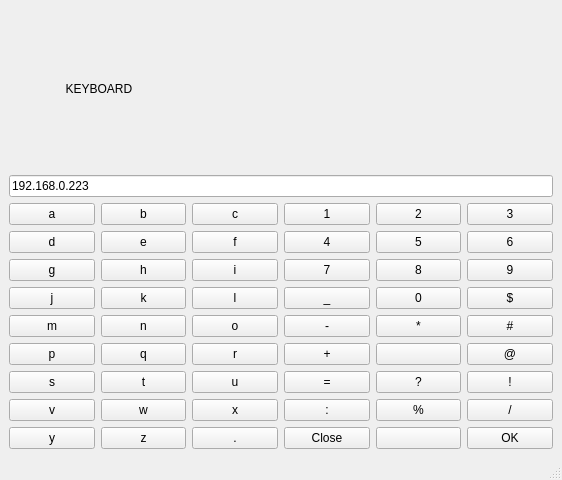
<?xml version="1.0" encoding="UTF-8"?>
<ui version="4.0">
 <class>KEYBOARD</class>
 <widget class="QMainWindow" name="KEYBOARD">
  <property name="geometry">
   <rect>
    <x>0</x>
    <y>0</y>
    <width>562</width>
    <height>480</height>
   </rect>
  </property>
  <property name="windowTitle">
   <string>MainWindow</string>
  </property>
  <widget class="QWidget" name="centralwidget">
   <layout class="QVBoxLayout" name="verticalLayout_2">
    <item>
     <layout class="QVBoxLayout" name="verticalLayout">
      <item>
       <widget class="QLabel" name="label">
        <property name="styleSheet">
         <string notr="true">font: 17pt &quot;Ubuntu&quot;;</string>
        </property>
        <property name="text">
         <string>                 KEYBOARD</string>
        </property>
       </widget>
      </item>
      <item>
       <widget class="QLineEdit" name="result_ip_address">
        <property name="styleSheet">
         <string notr="true">font: 14pt &quot;Ubuntu&quot;;</string>
        </property>
        <property name="text">
         <string>192.168.0.223</string>
        </property>
       </widget>
      </item>
      <item>
       <layout class="QGridLayout" name="gridLayout">
        <item row="0" column="4">
         <widget class="QPushButton" name="pushButton_2">
          <property name="styleSheet">
           <string notr="true">font: 13pt &quot;Ubuntu&quot;;</string>
          </property>
          <property name="text">
           <string>2</string>
          </property>
         </widget>
        </item>
        <item row="3" column="0">
         <widget class="QPushButton" name="j_pushButton">
          <property name="styleSheet">
           <string notr="true">font: 13pt &quot;Ubuntu&quot;;</string>
          </property>
          <property name="text">
           <string>j</string>
          </property>
         </widget>
        </item>
        <item row="7" column="0">
         <widget class="QPushButton" name="v_pushButton">
          <property name="styleSheet">
           <string notr="true">font: 13pt &quot;Ubuntu&quot;;</string>
          </property>
          <property name="text">
           <string>v</string>
          </property>
         </widget>
        </item>
        <item row="1" column="2">
         <widget class="QPushButton" name="f_pushButton">
          <property name="styleSheet">
           <string notr="true">font: 13pt &quot;Ubuntu&quot;;</string>
          </property>
          <property name="text">
           <string>f</string>
          </property>
         </widget>
        </item>
        <item row="1" column="5">
         <widget class="QPushButton" name="pushButton_6">
          <property name="styleSheet">
           <string notr="true">font: 13pt &quot;Ubuntu&quot;;</string>
          </property>
          <property name="text">
           <string>6</string>
          </property>
         </widget>
        </item>
        <item row="2" column="1">
         <widget class="QPushButton" name="h_pushButton">
          <property name="styleSheet">
           <string notr="true">font: 13pt &quot;Ubuntu&quot;;</string>
          </property>
          <property name="text">
           <string>h</string>
          </property>
         </widget>
        </item>
        <item row="4" column="0">
         <widget class="QPushButton" name="m_pushButton">
          <property name="styleSheet">
           <string notr="true">font: 13pt &quot;Ubuntu&quot;;</string>
          </property>
          <property name="text">
           <string>m</string>
          </property>
         </widget>
        </item>
        <item row="6" column="0">
         <widget class="QPushButton" name="s_pushButton">
          <property name="styleSheet">
           <string notr="true">font: 13pt &quot;Ubuntu&quot;;</string>
          </property>
          <property name="text">
           <string>s</string>
          </property>
         </widget>
        </item>
        <item row="8" column="0">
         <widget class="QPushButton" name="y_pushButton">
          <property name="styleSheet">
           <string notr="true">font: 13pt &quot;Ubuntu&quot;;</string>
          </property>
          <property name="text">
           <string>y</string>
          </property>
         </widget>
        </item>
        <item row="5" column="0">
         <widget class="QPushButton" name="p_pushButton">
          <property name="styleSheet">
           <string notr="true">font: 13pt &quot;Ubuntu&quot;;</string>
          </property>
          <property name="text">
           <string>p</string>
          </property>
         </widget>
        </item>
        <item row="1" column="0">
         <widget class="QPushButton" name="d_pushButton">
          <property name="styleSheet">
           <string notr="true">font: 13pt &quot;Ubuntu&quot;;</string>
          </property>
          <property name="text">
           <string>d</string>
          </property>
         </widget>
        </item>
        <item row="0" column="1">
         <widget class="QPushButton" name="b_pushButton">
          <property name="styleSheet">
           <string notr="true">font: 13pt &quot;Ubuntu&quot;;</string>
          </property>
          <property name="text">
           <string>b</string>
          </property>
         </widget>
        </item>
        <item row="0" column="3">
         <widget class="QPushButton" name="pushButton_1">
          <property name="styleSheet">
           <string notr="true">font: 13pt &quot;Ubuntu&quot;;</string>
          </property>
          <property name="text">
           <string>1</string>
          </property>
         </widget>
        </item>
        <item row="0" column="0">
         <widget class="QPushButton" name="a_pushButton">
          <property name="styleSheet">
           <string notr="true">font: 13pt &quot;Ubuntu&quot;;</string>
          </property>
          <property name="text">
           <string>a</string>
          </property>
         </widget>
        </item>
        <item row="0" column="2">
         <widget class="QPushButton" name="c_pushButton">
          <property name="styleSheet">
           <string notr="true">font: 13pt &quot;Ubuntu&quot;;</string>
          </property>
          <property name="text">
           <string>c</string>
          </property>
         </widget>
        </item>
        <item row="0" column="5">
         <widget class="QPushButton" name="pushButton_3">
          <property name="styleSheet">
           <string notr="true">font: 13pt &quot;Ubuntu&quot;;</string>
          </property>
          <property name="text">
           <string>3</string>
          </property>
         </widget>
        </item>
        <item row="2" column="0">
         <widget class="QPushButton" name="g_pushButton">
          <property name="styleSheet">
           <string notr="true">font: 13pt &quot;Ubuntu&quot;;</string>
          </property>
          <property name="text">
           <string>g</string>
          </property>
         </widget>
        </item>
        <item row="1" column="1">
         <widget class="QPushButton" name="e_pushButton">
          <property name="styleSheet">
           <string notr="true">font: 13pt &quot;Ubuntu&quot;;</string>
          </property>
          <property name="text">
           <string>e</string>
          </property>
         </widget>
        </item>
        <item row="1" column="3">
         <widget class="QPushButton" name="pushButton_4">
          <property name="styleSheet">
           <string notr="true">font: 13pt &quot;Ubuntu&quot;;</string>
          </property>
          <property name="text">
           <string>4</string>
          </property>
         </widget>
        </item>
        <item row="1" column="4">
         <widget class="QPushButton" name="pushButton_5">
          <property name="styleSheet">
           <string notr="true">font: 13pt &quot;Ubuntu&quot;;</string>
          </property>
          <property name="text">
           <string>5</string>
          </property>
         </widget>
        </item>
        <item row="2" column="5">
         <widget class="QPushButton" name="pushButton_9">
          <property name="styleSheet">
           <string notr="true">font: 13pt &quot;Ubuntu&quot;;</string>
          </property>
          <property name="text">
           <string>9</string>
          </property>
         </widget>
        </item>
        <item row="2" column="2">
         <widget class="QPushButton" name="i_pushButton">
          <property name="styleSheet">
           <string notr="true">font: 13pt &quot;Ubuntu&quot;;</string>
          </property>
          <property name="text">
           <string>i</string>
          </property>
         </widget>
        </item>
        <item row="2" column="4">
         <widget class="QPushButton" name="pushButton_8">
          <property name="styleSheet">
           <string notr="true">font: 13pt &quot;Ubuntu&quot;;</string>
          </property>
          <property name="text">
           <string>8</string>
          </property>
         </widget>
        </item>
        <item row="2" column="3">
         <widget class="QPushButton" name="pushButton_7">
          <property name="styleSheet">
           <string notr="true">font: 13pt &quot;Ubuntu&quot;;</string>
          </property>
          <property name="text">
           <string>7</string>
          </property>
         </widget>
        </item>
        <item row="3" column="1">
         <widget class="QPushButton" name="k_pushButton">
          <property name="styleSheet">
           <string notr="true">font: 13pt &quot;Ubuntu&quot;;</string>
          </property>
          <property name="text">
           <string>k</string>
          </property>
         </widget>
        </item>
        <item row="3" column="2">
         <widget class="QPushButton" name="l_pushButton">
          <property name="styleSheet">
           <string notr="true">font: 13pt &quot;Ubuntu&quot;;</string>
          </property>
          <property name="text">
           <string>l</string>
          </property>
         </widget>
        </item>
        <item row="3" column="3">
         <widget class="QPushButton" name="underscore_pushButton">
          <property name="styleSheet">
           <string notr="true">font: 13pt &quot;Ubuntu&quot;;</string>
          </property>
          <property name="text">
           <string>_</string>
          </property>
         </widget>
        </item>
        <item row="3" column="4">
         <widget class="QPushButton" name="pushButton_0">
          <property name="styleSheet">
           <string notr="true">font: 13pt &quot;Ubuntu&quot;;</string>
          </property>
          <property name="text">
           <string>0</string>
          </property>
         </widget>
        </item>
        <item row="3" column="5">
         <widget class="QPushButton" name="dollar_pushButton">
          <property name="styleSheet">
           <string notr="true">font: 13pt &quot;Ubuntu&quot;;</string>
          </property>
          <property name="text">
           <string>$</string>
          </property>
         </widget>
        </item>
        <item row="4" column="1">
         <widget class="QPushButton" name="n_pushButton">
          <property name="styleSheet">
           <string notr="true">font: 13pt &quot;Ubuntu&quot;;</string>
          </property>
          <property name="text">
           <string>n</string>
          </property>
         </widget>
        </item>
        <item row="4" column="2">
         <widget class="QPushButton" name="o_pushButton">
          <property name="styleSheet">
           <string notr="true">font: 13pt &quot;Ubuntu&quot;;</string>
          </property>
          <property name="text">
           <string>o</string>
          </property>
         </widget>
        </item>
        <item row="4" column="3">
         <widget class="QPushButton" name="hyphen_pushButton">
          <property name="styleSheet">
           <string notr="true">font: 13pt &quot;Ubuntu&quot;;</string>
          </property>
          <property name="text">
           <string>-</string>
          </property>
         </widget>
        </item>
        <item row="4" column="4">
         <widget class="QPushButton" name="star_pushButton">
          <property name="styleSheet">
           <string notr="true">font: 13pt &quot;Ubuntu&quot;;</string>
          </property>
          <property name="text">
           <string>*</string>
          </property>
         </widget>
        </item>
        <item row="4" column="5">
         <widget class="QPushButton" name="hash_pushButton">
          <property name="styleSheet">
           <string notr="true">font: 13pt &quot;Ubuntu&quot;;</string>
          </property>
          <property name="text">
           <string>#</string>
          </property>
         </widget>
        </item>
        <item row="5" column="1">
         <widget class="QPushButton" name="q_pushButton">
          <property name="styleSheet">
           <string notr="true">font: 13pt &quot;Ubuntu&quot;;</string>
          </property>
          <property name="text">
           <string>q</string>
          </property>
         </widget>
        </item>
        <item row="5" column="2">
         <widget class="QPushButton" name="r_pushButton">
          <property name="styleSheet">
           <string notr="true">font: 13pt &quot;Ubuntu&quot;;</string>
          </property>
          <property name="text">
           <string>r</string>
          </property>
         </widget>
        </item>
        <item row="5" column="3">
         <widget class="QPushButton" name="plus_pushButton">
          <property name="styleSheet">
           <string notr="true">font: 13pt &quot;Ubuntu&quot;;</string>
          </property>
          <property name="text">
           <string>+</string>
          </property>
         </widget>
        </item>
        <item row="5" column="5">
         <widget class="QPushButton" name="at_pushButton">
          <property name="styleSheet">
           <string notr="true">font: 13pt &quot;Ubuntu&quot;;</string>
          </property>
          <property name="text">
           <string>@</string>
          </property>
         </widget>
        </item>
        <item row="6" column="1">
         <widget class="QPushButton" name="t_pushButton">
          <property name="styleSheet">
           <string notr="true">font: 13pt &quot;Ubuntu&quot;;</string>
          </property>
          <property name="text">
           <string>t</string>
          </property>
         </widget>
        </item>
        <item row="6" column="2">
         <widget class="QPushButton" name="u_pushButton">
          <property name="styleSheet">
           <string notr="true">font: 13pt &quot;Ubuntu&quot;;</string>
          </property>
          <property name="text">
           <string>u</string>
          </property>
         </widget>
        </item>
        <item row="6" column="3">
         <widget class="QPushButton" name="equal_pushButton">
          <property name="styleSheet">
           <string notr="true">font: 13pt &quot;Ubuntu&quot;;</string>
          </property>
          <property name="text">
           <string>=</string>
          </property>
         </widget>
        </item>
        <item row="6" column="4">
         <widget class="QPushButton" name="question_pushButton">
          <property name="styleSheet">
           <string notr="true">font: 13pt &quot;Ubuntu&quot;;</string>
          </property>
          <property name="text">
           <string>?</string>
          </property>
         </widget>
        </item>
        <item row="6" column="5">
         <widget class="QPushButton" name="char_pushButton">
          <property name="styleSheet">
           <string notr="true">font: 13pt &quot;Ubuntu&quot;;</string>
          </property>
          <property name="text">
           <string>!</string>
          </property>
         </widget>
        </item>
        <item row="7" column="1">
         <widget class="QPushButton" name="w_pushButton">
          <property name="styleSheet">
           <string notr="true">font: 13pt &quot;Ubuntu&quot;;</string>
          </property>
          <property name="text">
           <string>w</string>
          </property>
         </widget>
        </item>
        <item row="7" column="2">
         <widget class="QPushButton" name="x_pushButton">
          <property name="styleSheet">
           <string notr="true">font: 13pt &quot;Ubuntu&quot;;</string>
          </property>
          <property name="text">
           <string>x</string>
          </property>
         </widget>
        </item>
        <item row="7" column="3">
         <widget class="QPushButton" name="colon_pushButton">
          <property name="styleSheet">
           <string notr="true">font: 13pt &quot;Ubuntu&quot;;</string>
          </property>
          <property name="text">
           <string>:</string>
          </property>
         </widget>
        </item>
        <item row="7" column="4">
         <widget class="QPushButton" name="percentage_pushButton">
          <property name="styleSheet">
           <string notr="true">font: 13pt &quot;Ubuntu&quot;;</string>
          </property>
          <property name="text">
           <string>%</string>
          </property>
         </widget>
        </item>
        <item row="8" column="1">
         <widget class="QPushButton" name="z_pushButton">
          <property name="styleSheet">
           <string notr="true">font: 13pt &quot;Ubuntu&quot;;</string>
          </property>
          <property name="text">
           <string>z</string>
          </property>
         </widget>
        </item>
        <item row="8" column="2">
         <widget class="QPushButton" name="point_pushButton">
          <property name="styleSheet">
           <string notr="true">font: 13pt &quot;Ubuntu&quot;;</string>
          </property>
          <property name="text">
           <string>.</string>
          </property>
         </widget>
        </item>
        <item row="8" column="3">
         <widget class="QPushButton" name="close_pushButton">
          <property name="styleSheet">
           <string notr="true">font: 13pt &quot;Ubuntu&quot;;</string>
          </property>
          <property name="text">
           <string>Close</string>
          </property>
         </widget>
        </item>
        <item row="8" column="4">
         <widget class="QPushButton" name="backspace_pushButton">
          <property name="styleSheet">
           <string notr="true">font: 13pt &quot;Ubuntu&quot;;</string>
          </property>
          <property name="text">
           <string/>
          </property>
          <property name="icon">
           <iconset resource="audio_resource.qrc">
            <normaloff>:/audio/thank_you_audio_file/back_space.png</normaloff>:/audio/thank_you_audio_file/back_space.png</iconset>
          </property>
         </widget>
        </item>
        <item row="8" column="5">
         <widget class="QPushButton" name="ok_pushButton">
          <property name="styleSheet">
           <string notr="true">font: 13pt &quot;Ubuntu&quot;;</string>
          </property>
          <property name="text">
           <string>OK</string>
          </property>
         </widget>
        </item>
        <item row="5" column="4">
         <widget class="QPushButton" name="amperstand_pushButton">
          <property name="styleSheet">
           <string notr="true">font: 13pt &quot;Ubuntu&quot;;</string>
          </property>
          <property name="text">
           <string>&amp;</string>
          </property>
          <property name="icon">
           <iconset resource="audio_resource.qrc">
            <normaloff>:/audio/thank_you_audio_file/ampersand.png</normaloff>:/audio/thank_you_audio_file/ampersand.png</iconset>
          </property>
         </widget>
        </item>
        <item row="7" column="5">
         <widget class="QPushButton" name="slash_pushButton">
          <property name="styleSheet">
           <string notr="true">font: 13pt &quot;Ubuntu&quot;;</string>
          </property>
          <property name="text">
           <string>/</string>
          </property>
         </widget>
        </item>
       </layout>
      </item>
     </layout>
    </item>
   </layout>
  </widget>
  <widget class="QStatusBar" name="statusbar"/>
 </widget>
 <resources>
  <include location="audio_resource.qrc"/>
 </resources>
 <connections/>
</ui>
